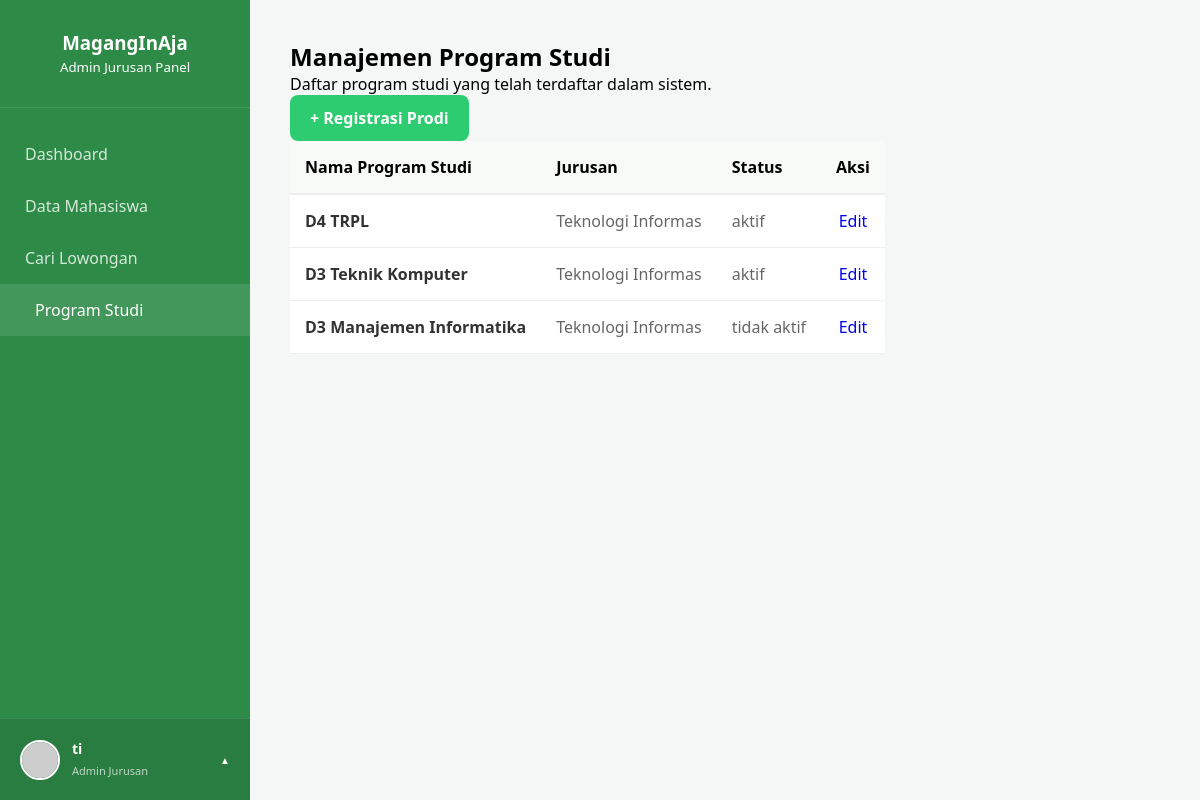
The page /jurusan/register_prodi/data_prodi.php (signed in) on the database its author committed.
### tables this page shows
CREATE TABLE `prodi` (
  `id_prodi` int(11) NOT NULL,
  `id_jurusan` int(11) NOT NULL,
  `nama_prodi` varchar(100) NOT NULL,
  `status` enum('aktif','tidak aktif') NOT NULL
);

CREATE TABLE `jurusan` (
  `id_jurusan` int(11) NOT NULL,
  `id_user` int(11) NOT NULL,
  `kode` varchar(20) NOT NULL,
  `nama_jurusan` varchar(150) NOT NULL,
  `keterangan` text NOT NULL
);

### config.php (called while the page is built, shortened)
<?php
$base_url = "http://localhost/MagangInAja/";

### jurusan/register_prodi/data_prodi.php (the view)
<?php
require_once '../../templates/header_jurusan.php';
$query = "SELECT prodi.*, jurusan.nama_jurusan FROM prodi JOIN jurusan ON prodi.id_jurusan = jurusan.id_jurusan JOIN users ON users.id_user = jurusan.id_user WHERE users.id_user = '$id_user' ORDER BY id_prodi DESC";
$result = mysqli_query($conn, $query);
?>
<link rel="stylesheet" href="<?= $base_url; ?>css/data_prodi.css">
<main class="main-content">
    <div class="table-header">
        <div>
            <h2 class="page-title">Manajemen Program Studi</h2>
            <p class="page-subtitle">Daftar program studi yang telah terdaftar dalam sistem.</p>
        </div>
        <a href="register.php" class="btn-theme-green"> + Registrasi Prodi</a>
    </div>
    <div class="data-container" style="overflow-x: auto;">
        <table class="company-table" style="width: 100%; border-collapse: collapse; background: white;">
            <thead>
                <tr style="background: #f8faf8; border-bottom: 2px solid #eee;">
                    <th style="padding: 15px; text-align: left;">Nama Program Studi</th>
                    <th style="padding: 15px; text-align: left;">Jurusan</th>
                    <th style="padding: 15px; text-align: left;">Status</th>
                    <th style="padding: 15px; text-align: center;">Aksi</th>
                </tr>
            </thead>
            <tbody>
                <?php if (mysqli_num_rows($result) > 0): ?>
                    <?php while($row = mysqli_fetch_assoc($result)): ?>
                        <tr style="border-bottom: 1px solid #eee; transition: 0.3s;">
                            <td style="padding: 15px; font-weight: 600; color: #333;"><?= htmlspecialchars($row['nama_prodi']); ?></td>
                            <td style="padding: 15px; color: #666;"><?= htmlspecialchars($row['nama_jurusan']); ?></td>
                            <td style="padding: 15px; color: #666;"><?= htmlspecialchars($row['status']); ?></td>
                            <td style="padding: 15px; text-align: center;">
                                <div style="display: flex; gap: 8px; justify-content: center;">
                                    <a href="edit_prodi.php?id=<?= $row['id_prodi']; ?>" class="btn-edit" style="text-decoration: none;">Edit</a>
                                </div>
                            </td>
                        </tr>
                    <?php endwhile; ?>
                <?php else: ?>
                    <tr>
                        <td colspan="5" style="padding: 40px; text-align: center; color: #999;">Belum ada data perusahaan.</td>
                    </tr>
                <?php endif; ?>
            </tbody>
        </table>

### css/jurusan.css (style rules this page uses)
:root { --primary-green: #2E8B47; --sidebar-width: 250px; }
* { margin: 0; padding: 0; box-sizing: border-box; font-family: 'Segoe UI', sans-serif; }
body { background-color: #f4f7f6; display: flex; }
.main-content { margin-left: 250px; flex: 1; display: flex; flex-direction: column; min-height: 100vh; padding: 40px; box-sizing: border-box; }

### css/data_prodi.css (style rules this page uses)
.btn-theme-green { display: inline-flex; align-items: center; justify-content: center; padding: 12px 20px; background-color: #2ecc71; color: #fff; border-radius: 8px; text-decoration: none; font-weight: 600; transition: 0.3s ease; cursor: pointer; }

### rows shown on the page
prodi: nama_prodi "D4 TRPL", id_jurusan.nama_jurusan "Teknologi Informas", status "aktif"
prodi: nama_prodi "D3 Teknik Komputer", id_jurusan.nama_jurusan "Teknologi Informas", status "aktif"
prodi: nama_prodi "D3 Manajemen Informatika", id_jurusan.nama_jurusan "Teknologi Informas", status "tidak aktif"

### other values the page prints
$_SESSION['username'] "ti"
